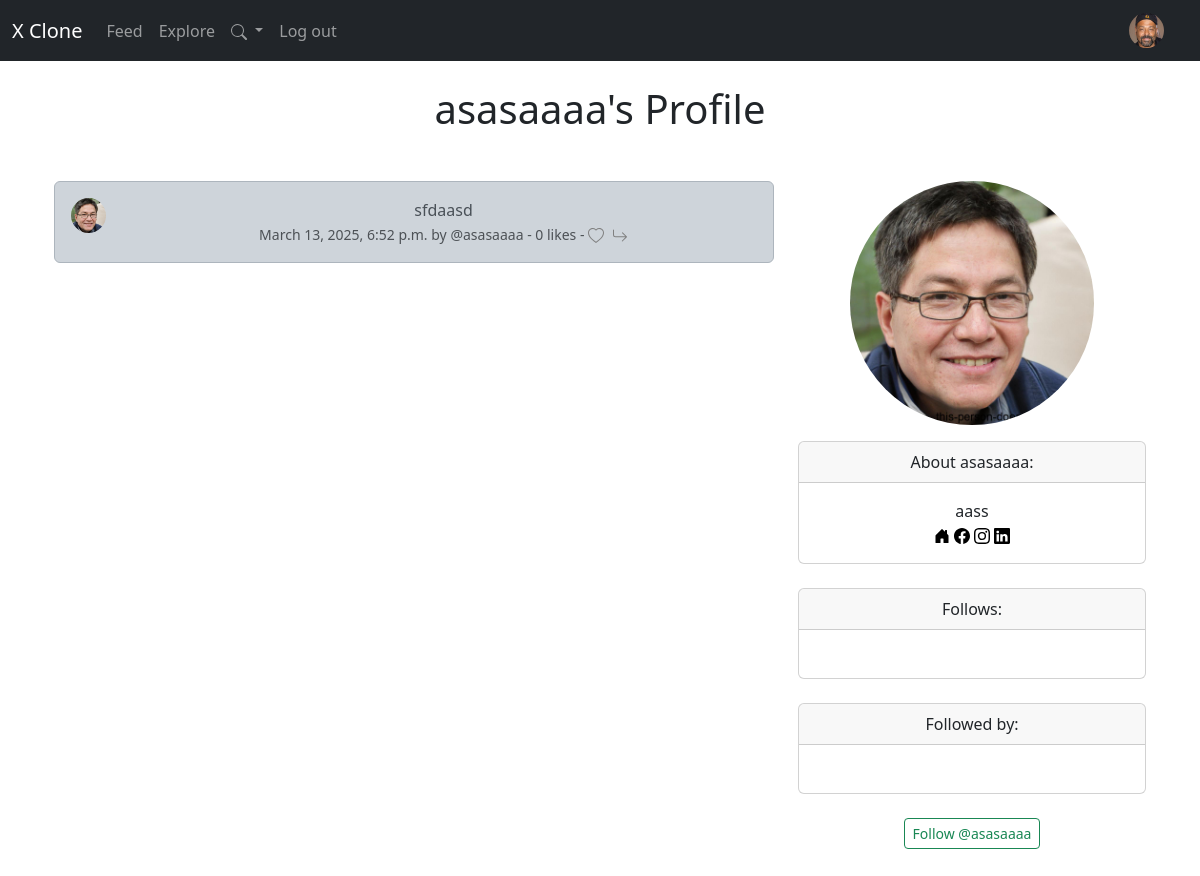
The app's page /profile/25 (signed in) with its own data.
### x/models.py (models this page shows, shortened)
class CustomUser(AbstractUser):
    follows = models.ManyToManyField("self",
                                     related_name="followed_by",
                                     symmetrical=False,
                                     blank=True)
    profile_image = models.ImageField(null=True, blank=True, upload_to='images/')
    profile_bio = models.CharField(null=True, blank=True, max_length=500)
    homepage_link = models.CharField(null=True, blank=True, max_length=150)
    facebook_link = models.CharField(null=True, blank=True, max_length=150)
    instagram_link = models.CharField(null=True, blank=True, max_length=150)
    linkedin_link = models.CharField(null=True, blank=True, max_length=150)
    def __str__(self):
        return self.username

class Tweet(models.Model):
    user = models.ForeignKey(
        CustomUser,
        related_name="tweets",
        on_delete=models.DO_NOTHING
    )
    body = models.CharField(max_length=200)
    created_at = models.DateTimeField(auto_now=True)
    likes = models.ManyToManyField(CustomUser, related_name='tweet_like', blank=True)
    def number_of_likes(self):
        return self.likes.count()

### x/views.py (the view, shortened to what this page needs)
# urls.py: path("profile/<int:pk>", views.profile, name="profile"),
def profile(request, pk):
    if request.user.is_authenticated:
        profile = CustomUser.objects.get(id = pk)
        tweets = Tweet.objects.filter(user_id=pk).order_by("-created_at")
        return render(request, "profile.html", {"profile": profile, "tweets" : tweets})
    else:
        messages.success(request, ("You must be logget to see this page..."))
        return redirect('home')

### x/templates/profile.html (shortened to what this page needs)
{% extends 'base.html' %}
{% load static %}
{% block content %}
    <div class="container text-center mb-5">
        <h1 class="mb-5">{{ profile.username}}'s Profile</h1>
        <div class="row">
            <div class="col-8">
                {% if tweets %}
                {% for tweet in tweets %}
                <div class="alert alert-dark" role="alert">
                    <div class="row">
                        <div class="col-1">
                            {% if profile.profile_image %}
                            <a href="{% url 'profile' profile.pk %}"><img src="{{ profile.profile_image.url}}" class="img-fluid rounded-circle" width=100 height=100 alt="Profile image..."></a>
                            {% else %}
                            <a href="{% url 'profile' profile.pk %}"><img src="{% static '/images/default_profile.jpg' %}" class="img-fluid rounded-circle" alt="Profile image..."></a>
                            {% endif %}
                        </div>
                        <div class="col-11">
                            <div class="container">
                            </div>
                        </div>
                    </div>
                </div>
                {% endfor %}
                {% endif %}
            </div>
            <div class="col-4">
                {% if profile.profile_image %}
                <img src="{{profile.profile_image.url}}" class="rounded-circle img-fluid mb-3" width="70%">
                {% endif %}
                {% if profile.profile_bio or profile.homepage_link or facebook_link or instagram_link or linkedin_link %}
                <div class="card">
                    <div class="card-header">
                      About {{ profile.username }}:
                    </div>
                    <div class="card-body">
                        {% if profile.profile_bio %}
                        {{ profile.profile_bio }} <br>
                        {% endif %}
                        {% if profile.homepage_link %}
                        <a href="{{ profile.homepage_link }}" target="_blank"></a>
                        {% endif %}
                        {% if profile.facebook_link %}
                        <a href="{{ profile.facebook_link }}" target="_blank"></a>
                        {% endif %}
                        {% if profile.instagram_link %}
                        <a href="{{ profile.facebook_link }}" target="_blank"></a>
                        {% endif %}
                        {% if profile.linkedin_link %}
                        <a href="{{ profile.linkedin_link }}" target="_blank"></a>
                        {% endif %}
                    </div>
                </div><br>
                {% endif %}
                <div class="card">
                    <div class="card-header">
                      Follows:
                    </div>
                    <div class="card-body">
                    </div>
                </div><br>
                <div class="card">
                    <div class="card-header">
                      Followed by:
                    </div>
                    <div class="card-body">
                    </div>
                </div><br>
                {%  if not profile == user %}
                <form method="post">
                    {% if profile in user.follows.all %}
                        <button class="btn btn-outline-danger btn-sm" name="follow" value="unfollow" type="submit">Unfollow @{{ profile.username|lower }}</button>
                    {% else %}
                        <button class="btn btn-outline-success  btn-sm" name="follow" value="follow" type="submit">Follow @{{ profile.username|lower }}</button>
                    {% endif %}
                {% else %}
                <a href="{% url 'update_profile' %}" class="btn btn-outline-secondary">Profile information</a>
                <a href="{% url 'update_user' %}" class="btn btn-outline-secondary">Profile settings</a>
                </form>
                {% endif %}
            </div>
        </div>
    </div>
    </div>
{% endblock %}

### x/templates/navbar.html (shortened to what this page needs)
{% load static %}
<nav class="navbar navbar-expand-lg bg-dark navbar-dark">
    <div class="container-fluid">
      <a class="navbar-brand" href="#">X Clone</a>
      <div class="collapse navbar-collapse" id="navbarNav">
        <ul class="navbar-nav">
          <li class="nav-item">
            <a class="nav-link" aria-current="page" href="{% url 'home' %}">Feed</a>
          </li>
          <li class="nav-item">
            <a class="nav-link" href="{% url 'profile_list' %}">Explore</a>
          </li>
          {% if user.is_authenticated%}
          <li class="nav-item dropdown">
            <a class="nav-link dropdown-toggle" href="#" id="navbarDropdown" role="button" data-bs-toggle="dropdown" aria-expanded="false">
              <svg xmlns="http://www.w3.org/2000/svg" width="16" height="16" fill="currentColor" class="bi bi-search" viewBox="0 0 16 16">
                <path d="M11.742 10.344a6.5 6.5 0 1 0-1.397 1.398h-.001q.044.06.098.115l3.85 3.85a1 1 0 0 0 1.415-1.414l-3.85-3.85a1 1 0 0 0-.115-.1zM12 6.5a5.5 5.5 0 1 1-11 0 5.5 5.5 0 0 1 11 0"/>
              </svg>
            </a>
          <li class="nav-item">
            <a class="nav-link" href="{% url 'logout' %}">Log out</a>
          </li>
          {% endif %}
        </ul>
        {% if user.is_authenticated %}
          <ul class="navbar-nav ms-auto">
            <li class="nav-link navbar-brand">
              {% if user.profile_image %}
             <a href="{% url 'profile' request.user.id %}"> <img src="{{user.profile_image.url}}" class="rounded-circle" width="35"></a>
              {% else %}
              <a href="{% url 'profile' request.user.id %}"><img src="{% static '/images/default_profile.jpg' %}" class="rounded-circle" width="35"></a>
              {% endif %}
            </li>
          </ul>
        {% endif %}
      </div>
    </div>
  </nav>

### records on screen
CustomUser: profile_image (picture)
CustomUser: username "asasaaaa", profile_image (picture), profile_bio "aass"
Tweet: profile_image (picture), body+created_at+user "sfdaasd March 13, 2025, 6:52 p.m. by @asasaaaa - 0 likes -"
